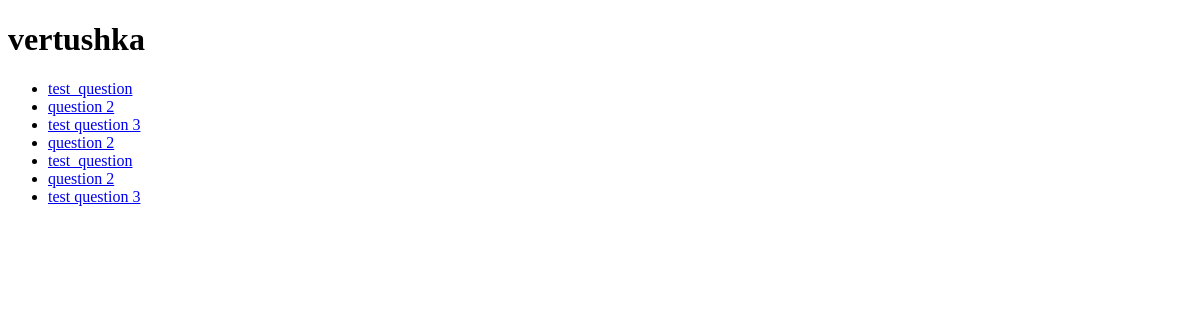
The page /account/profile (signed in) on the database as committed earlier.
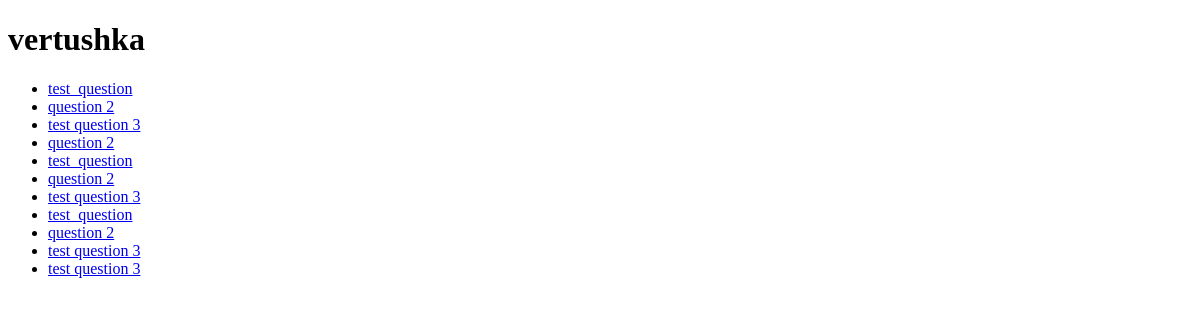
The same page on the database as committed later.
### account/models.py (models this page shows, shortened)
class Profile(models.Model):
    user        = models.ForeignKey     (User, on_delete=models.CASCADE)
    question    = models.ForeignKey     (Questions, blank=True, null=True, on_delete=models.CASCADE)
    answer      = models.IntegerField   (null=True, blank=True)
    isMarked    = models.BooleanField   (default=False)
    time        = models.DateTimeField  (auto_now_add=True)

### quiz/models.py (models this page shows)
class Questions(models.Model):
    quiz         = models.ForeignKey    (Quizzes, blank=True, null=True, on_delete=models.CASCADE, name='quiz')
    name         = models.TextField     ('name')
    answer_1     = models.TextField     ('answer_1')
    answer_2     = models.TextField     ('answer_2')
    answer_3     = models.TextField     ('answer_3')
    answer_4     = models.TextField     ('answer_4')
    answer_r     = models.IntegerField  (validators=[MinValueValidator(1), MaxValueValidator(4)], name="answer_r")
    img_path     = models.TextField     ('img_path', null=True, blank=True)
    def __str__(self):
        return self.name

### account/views.py (the view)
# urls.py: path('profile', views.profile, name="profile"),
def profile(request):
    user = request.user
    if user.is_authenticated:
        profile = Profile.objects.filter(user=user.id)
        context = {"profile":profile}
        return render(request, "profile.html", context)
    else:
        return redirect("login_user")

### account/templates/profile.html (shortened to what this page needs)
<!DOCTYPE html>
<html lang="en">
<head>
</head>
<body>
    <h1>{{ user.username }}</h1>
    <ul>
        {% for p in profile %}
            <li><a href="{% url 'answer' userID=user.id profileID=p.id %}">{{ p.question }}</a></li>
        {% endfor %}
    </ul>
</body>
</html>

Rows that differ between the two databases and show on the page:
added Profile: question "test_question"
added Profile: question "question 2"
added Profile: question "test question 3"
added Profile: question "test question 3"
